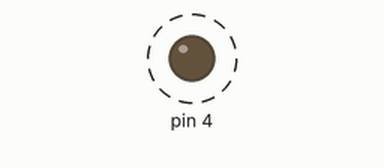
Simulated run of this sketch. Board: Arduino Uno, built with avr-gcc and run on an emulated ATmega328P. Parts: output pins drawn as LEDs (lit = HIGH). Dashed ring = blinking.

Above: at 0.3 s.
Timing chart, 0 to 3.0 s (numbered marks = the images above):
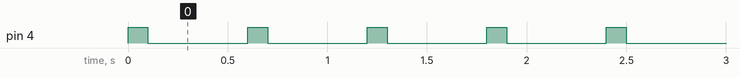

The sketch:

sketch_apr18a.ino
```cpp
void setup() {
  // initialize digital pin LED_BUILTIN as an output.
  pinMode(4, OUTPUT);
}


// the loop function runs over and over again forever
void loop() {

  digitalWrite(4, HIGH);  // turn the LED on (HIGH is the voltage level)
  delay(100);                      // wait for a second
  digitalWrite(4, LOW);   // turn the LED off by making the voltage LOW
  delay(500);

                  // wait for a second
}
```

Measured:
- by itself, pin 4: alternates HIGH for 0.10 s and LOW for 0.50 s
